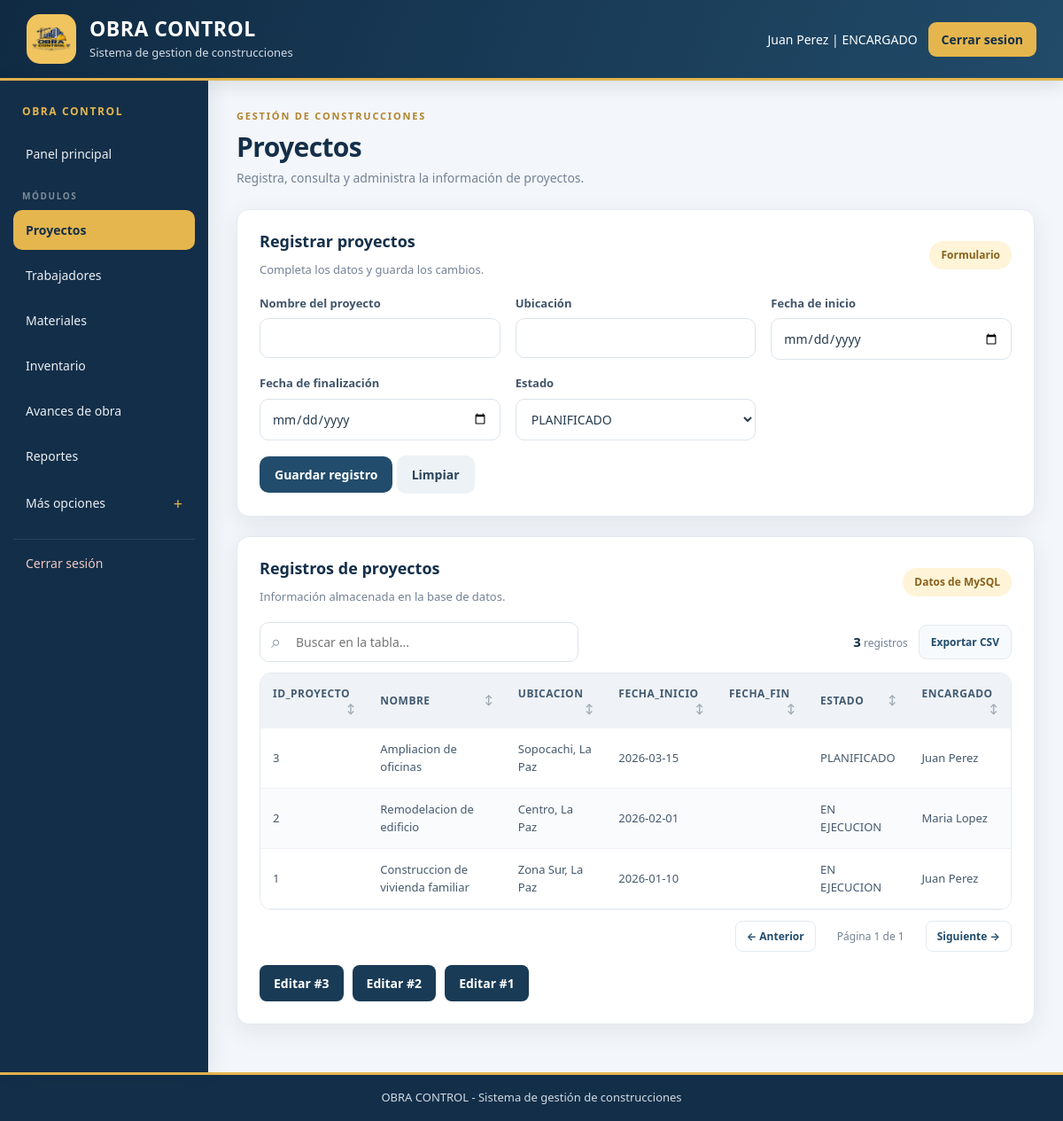
Screenshot of /encargado/proyectos.php (signed in) with the database file from the repository.
### tables this page shows
CREATE TABLE proyecto (
    id_proyecto INT UNSIGNED AUTO_INCREMENT PRIMARY KEY,
    id_encargado INT UNSIGNED NOT NULL,
    nombre VARCHAR(120) NOT NULL,
    ubicacion VARCHAR(200) NOT NULL,
    fecha_inicio DATE NOT NULL,
    fecha_fin DATE,
    estado VARCHAR(30) NOT NULL DEFAULT 'PLANIFICADO',

    CONSTRAINT chk_proyecto_fechas
    CHECK (fecha_fin IS NULL OR fecha_fin >= fecha_inicio),

    CONSTRAINT fk_proyecto_encargado
    FOREIGN KEY (id_encargado)
    REFERENCES trabajador(id_trabajador)
);

CREATE TABLE usuario (
    id_usuario INT UNSIGNED AUTO_INCREMENT PRIMARY KEY,
    nombre VARCHAR(100) NOT NULL,
    correo VARCHAR(150) NOT NULL UNIQUE,
    password VARCHAR(255) NOT NULL,
    rol VARCHAR(30) NOT NULL,
    estado VARCHAR(20) NOT NULL DEFAULT 'ACTIVO'
);

### encargado/proyectos.php (the view, shortened to what this page needs)
<?php
require_once '../conexion.php';
require_once '../funciones.php';
$registro_editar = null;
$resultado = $conn->query("SELECT p.id_proyecto,p.nombre,p.ubicacion,p.fecha_inicio,p.fecha_fin,p.estado,u.nombre AS encargado FROM proyecto p INNER JOIN trabajador t ON p.id_encargado=t.id_trabajador INNER JOIN usuario u ON t.id_usuario=u.id_usuario ORDER BY p.id_proyecto DESC");
?>
<!DOCTYPE html>
<html lang="es">
<head>
    <link rel="stylesheet" href="../css/estilo.css">
</head>
<body>
    <?php include '../encabezado.php';
    include '../menu.php'; ?>
    <section class="titulo-pagina"><span class="sobre-titulo">GESTIÓN DE CONSTRUCCIONES</span>
        <h2 class="titulo-seccion">Proyectos</h2>
        <p>Registra, consulta y administra la información de proyectos.</p>
    </section>
    <section class="tarjeta">
        <div class="encabezado-tabla">
            <div>
                <h3 class="titulo-tarjeta"><?php echo $registro_editar ? 'Editar registro' : 'Registrar proyectos'; ?>
                </h3>
                <p>Completa los datos y guarda los cambios.</p>
            </div><span class="etiqueta">Formulario</span>
        </div>
        <form method="POST" class="rejilla-formulario"><input type="hidden" name="id_registro"
            <div><label class="etiqueta-campo">Nombre del proyecto</label><input type="text" name="nombre"
                    value="<?php echo htmlspecialchars((string) ($registro_editar['nombre'] ?? '')); ?>" required></div>
            <div><label class="etiqueta-campo">Ubicación</label><input type="text" name="ubicacion"
                    value="<?php echo htmlspecialchars((string) ($registro_editar['ubicacion'] ?? '')); ?>" required>
            </div>
            <div><label class="etiqueta-campo">Fecha de inicio</label><input type="date" name="fecha_inicio"
                    value="<?php echo htmlspecialchars((string) ($registro_editar['fecha_inicio'] ?? '')); ?>" required>
            </div>
            <div><label class="etiqueta-campo">Fecha de finalización</label><input type="date" name="fecha_fin"
                    value="<?php echo htmlspecialchars((string) ($registro_editar['fecha_fin'] ?? '')); ?>"></div>
            <div><label class="etiqueta-campo">Estado</label><select name="estado"
                    required><?php foreach (['PLANIFICADO', 'EN EJECUCION', 'FINALIZADO', 'SUSPENDIDO'] as $opcion) { ?>
                        <option value="<?php echo $opcion; ?>" <?php echo (($registro_editar['estado'] ?? '') === $opcion) ? 'selected' : ''; ?>><?php echo $opcion; ?></option><?php } ?>
                </select></div>
            <div class="campo-completo"><button type="submit" class="boton-principal" name="guardar">Guardar
                    registro</button> <a class="boton boton-secundario" href="proyectos.php">Limpiar</a></div>
        </form>
    </section>
    <section class="tarjeta">
        <div class="encabezado-tabla">
            <div>
                <h3 class="titulo-tarjeta">Registros de proyectos</h3>
                <p>Información almacenada en la base de datos.</p>
            </div><span class="etiqueta">Datos de MySQL</span>
        </div><?php mostrar_tabla($resultado); ?>
        <div class="lista-acciones">
            <?php
            if ($resultado && $resultado->num_rows > 0) {
                $resultado->data_seek(0);
                while ($fila_accion = $resultado->fetch_assoc()) {
                    ?>
                    <a class="boton-editar" href="?editar=<?php echo (int) $fila_accion['id_proyecto']; ?>">
                        Editar #<?php echo (int) $fila_accion['id_proyecto']; ?>
                    </a>
                    <?php
                }
            }
            ?>
        </div>
    </section>
    <?php include '../menu_final.php'; ?>
</body>
</html>

### funciones.php (shortened to what this page needs)
<?php
function mostrar_tabla($resultado)
{
    $campos = $resultado->fetch_fields();
    $columnas = [];
    foreach ($campos as $campo) {
        $columnas[] = $campo->name;
    }
    $filas = [];
    while ($fila = $resultado->fetch_assoc()) {
        $filas[] = $fila;
    }
    echo "<div class='modulo-tabla'><div class='herramientas-tabla'>";
    echo "<div class='busqueda-tabla'><span class='icono-buscar'>⌕</span><input type='search' class='campo-busqueda-tabla' placeholder='Buscar en la tabla...' aria-label='Buscar en la tabla'></div>";
    echo "<div class='acciones-tabla'><span class='contador-filas'><strong>" . count($filas) . "</strong> registros</span><button type='button' class='boton-exportar' onclick='exportarTabla(this)'>Exportar CSV</button></div></div>";
    echo "<div class='contenedor-tabla'><table class='tabla-datos'><thead><tr>";
    foreach ($columnas as $indice => $columna) {
        echo "<th class='cabecera-ordenable' data-columna='" . $indice . "' tabindex='0'>" . htmlspecialchars($columna) . "<span class='icono-orden'>↕</span></th>";
    }
    echo "</tr></thead><tbody>";
    foreach ($filas as $fila) {
        echo "<tr>";
        foreach ($columnas as $columna) {
            echo "<td>" . htmlspecialchars((string) ($fila[$columna] ?? "")) . "</td>";
        }
        echo "</tr>";
    }
    echo "</tbody></table></div>";
    echo "<div class='paginacion-tabla'><button type='button' class='boton-pagina' data-direccion='-1'>← Anterior</button><span class='indicador-pagina'></span><button type='button' class='boton-pagina' data-direccion='1'>Siguiente →</button></div></div>";
}
?>

### rows the page displays
proyecto: id_proyecto "3", nombre "Ampliacion de oficinas", ubicacion "Sopocachi, La Paz", fecha_inicio "2026-03-15", estado "PLANIFICADO", usuario.nombre "Juan Perez"
proyecto: id_proyecto "2", nombre "Remodelacion de edificio", ubicacion "Centro, La Paz", fecha_inicio "2026-02-01", estado "EN EJECUCION", usuario.nombre "Maria Lopez"
proyecto: id_proyecto "1", nombre "Construccion de vivienda familiar", ubicacion "Zona Sur, La Paz", fecha_inicio "2026-01-10", estado "EN EJECUCION", usuario.nombre "Juan Perez"

### other values shown
$_SESSION["nombre"] "Juan Perez"
$_SESSION["rol"] "ENCARGADO"
$etiqueta "Proyectos"
$etiqueta "Trabajadores"
$etiqueta "Materiales"
$etiqueta "Inventario"
$etiqueta "Avances de obra"
$etiqueta "Reportes"
count($filas) "3"
$columna "ID_PROYECTO"
$columna "NOMBRE"
$columna "UBICACION"
$columna "FECHA_INICIO"
$columna "FECHA_FIN"
$columna "ESTADO"
